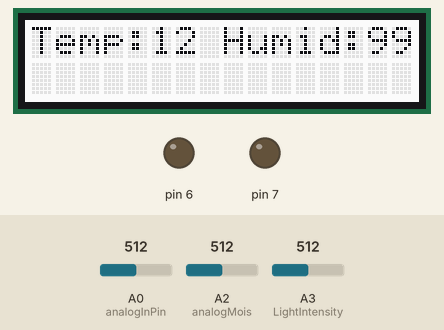
The sketch below on a simulated Arduino Uno, built with avr-gcc and run on an emulated ATmega328P. On the bench: 16×2 character LCD, output pins drawn as LEDs (lit = HIGH). The test bench sets the inputs (shaded band); at power-on: A0 (analogInPin) = 512, A2 (analogMois) = 512, A3 (LightIntensity) = 512.

Above: at 1.2 s.
1.3 s: A0 (analogInPin) set to 592
At 2.5 s:
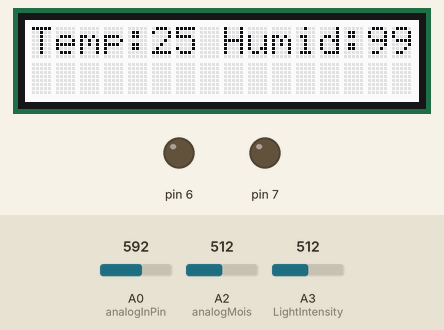
2.8 s: A0 (analogInPin) set to 605
At 3.4 s:
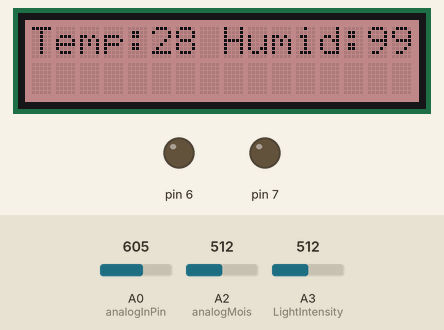
4.4 s: A0 (analogInPin) set to 636
At 5.6 s:
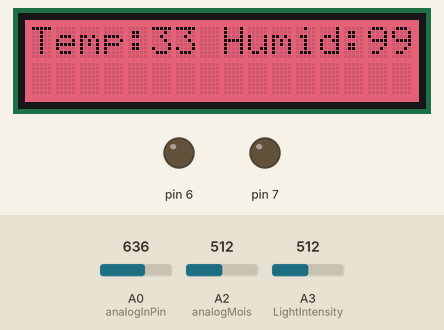
5.9 s: A2 (analogMois) set to 286
At 6.6 s:
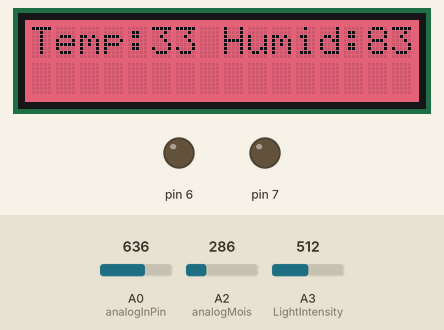
7.4 s: A2 (analogMois) set to 266
At 8.7 s:
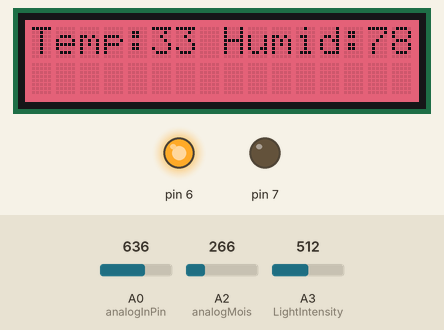
9.0 s: A0 (analogInPin) set to 716
At 9.7 s:
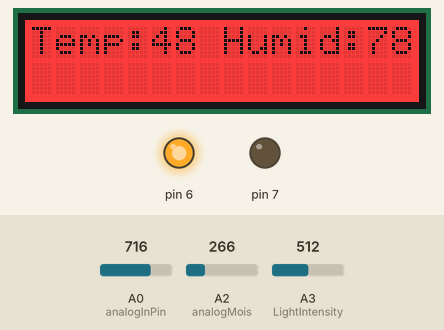
Timing chart, 0 to 11.5 s (numbered marks = the images above; inputs shaded):
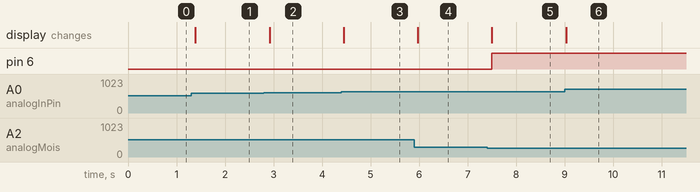

The sketch:

jacktheHacker.ino
```cpp
#include <Wire.h>

#include "rgb_lcd.h"

//Servo myservo;
rgb_lcd lcd;
const int analogInPin = A0;
const int analogMois = A2;
const int LightIntensity = A3;
int y,a,b,z,c;

void setup()
{
  Serial.begin(9600);
  /// FOR LCD
  // set up the LCD's number of columns and rows:
    lcd.begin(16, 2);
  ////
//  myservo.attach(6);
pinMode(7,OUTPUT);
pinMode(6,OUTPUT);
}

void loop()
{
  a =  analogRead(analogInPin);
  b = analogRead(analogMois);
  c = analogRead(LightIntensity);
  z = map(b,15,380,0,90);
  y = map(a,560,670,20,40);
  tempRangeColor(y);
  if(z+17>=99) z = 99-17;
  if(z+17 <10) z = 99-17;

  printMessage(y,z+17);


  //Serial.print(c);
  // Serial.print(b);
  //Serial.print(y);
  //Serial.print("\n");
 // LightCondition(c);

  if(c<400)digitalWrite(7,HIGH);
  else digitalWrite(7,LOW);


// analogWrite(6,800);


  if(z+17 > 80) stopTap();
  else startTap();


  delay(200);
}


void printMessage(int temp,int humidity)
{
  lcd.clear();
  lcd.print("Temp:");
  lcd.print(temp);
  lcd.print(" Humid:");
  lcd.print(humidity);
}


void startTap()
{
  digitalWrite(6,HIGH);
}

void stopTap()
{
  digitalWrite(6,LOW);
}

void tempRangeColor(int x)
{
  if(x>20 && x<25) lcd.setRGB(100,125,150);
  else if(x>25 && x<30) lcd.setRGB(175,100,100);
  else if(x>30 && x<35) lcd.setRGB(225,50,80);
  else if(x>35) lcd.setRGB(255,0,0);
}

void LightCondition(int val)
{
  if(val<400) digitalWrite(7,HIGH);
  if(val>400) digitalWrite(7,LOW);
}
```

uart.c
```cpp
#include <avr/io.h>
#include <avr/interrupt.h>
 #define cbi(sfr, bit) (_SFR_BYTE(sfr) &= ~_BV(bit))
#define sbi(sfr, bit) (_SFR_BYTE(sfr) |= _BV(bit))

#define F_CPU	16000000
#define BUAD	9600
#define BRC		((F_CPU/16/BUAD) - 1)
#define TX_BUFFER_SIZE	64
 #define RX_BUFFER_SIZE	64

#include <util/delay.h>

char serialBuffer[TX_BUFFER_SIZE];
uint8_t serialReadPos = 0;
uint8_t serialWritePos = 0;

void appendSerial(char c);
void serialWrite(char  c[]);

char rxBuffer[RX_BUFFER_SIZE];
uint8_t rxReadPos = 0;
uint8_t rxWritePos = 0;

char getChar(void);
char peekChar(void);

int main(void)
{
	UBRR0H = (BRC >> 8);
	UBRR0L =  BRC;

	UCSR0B = (1 << TXEN0)  | (1 << TXCIE0) | (1 << RXEN0)  | (1 << RXCIE0);;
	UCSR0C = (1 << UCSZ01) | (1 << UCSZ00);

	sei();

	serialWrite("HELLO\n\r");
	serialWrite("woRLd\n\r");


    while(1)
    {
    	char c = getChar();

		if(c == '1')
		{
			sbi(PORTB, PORTB0);
		}
		else if(c =='0')
		{
			cbi(PORTB, PORTB0);
		}
    }
}

void appendSerial(char c)
{
	serialBuffer[serialWritePos] = c;
	serialWritePos++;

	if(serialWritePos >= TX_BUFFER_SIZE)
	{
		serialWritePos = 0;
	}
}

void serialWrite(char c[])
{
	for(uint8_t i = 0; i < strlen(c); i++)
	{
		appendSerial(c[i]);
	}

	if(UCSR0A & (1 << UDRE0))
	{
		UDR0 = 0;
	}
}

char peekChar(void)
{
	char ret = '\0';

	if(rxReadPos != rxWritePos)
	{
		ret = rxBuffer[rxReadPos];
	}

	return ret;
}

char getChar(void)
{
	char ret = '\0';

	if(rxReadPos != rxWritePos)
	{
		ret = rxBuffer[rxReadPos];

		rxReadPos++;

		if(rxReadPos >= RX_BUFFER_SIZE)
		{
			rxReadPos = 0;
		}
	}

	return ret;
}

ISR(USART_TX_vect)
{
	if(serialReadPos != serialWritePos)
	{
		UDR0 = serialBuffer[serialReadPos];
		serialReadPos++;

		if(serialReadPos >= TX_BUFFER_SIZE)
		{
			serialReadPos++;
		}
	}
}

ISR(USART_RX_vect)
{
	rxBuffer[rxWritePos] = UDR0;

	rxWritePos++;

	if(rxWritePos >= RX_BUFFER_SIZE)
	{
		rxWritePos = 0;
	}
}
```

Measured:
- the behaviour switches between 592 and 593 on A0 (analogInPin) (found by bisection; images 1 and 2)
- the behaviour switches between 620 and 621 on A0 (analogInPin) (found by bisection; images 2 and 3)
- the behaviour switches between 275 and 274 on A2 (analogMois) (found by bisection; images 4 and 5)
- after the input at 1.3 s, the display: changes after 0.09 s (image 1)
- after the input at 2.8 s, the display: changes after 0.12 s (image 2)
- after the input at 4.4 s, the display: changes after 0.05 s (image 3)
- after the input at 5.9 s, the display: changes after 0.07 s (image 4)
- after the input at 7.4 s, pin 6: LOW → HIGH after 0.10 s; the display: changes after 0.10 s (image 5)
- after the input at 9.0 s, the display: changes at once (image 6)
